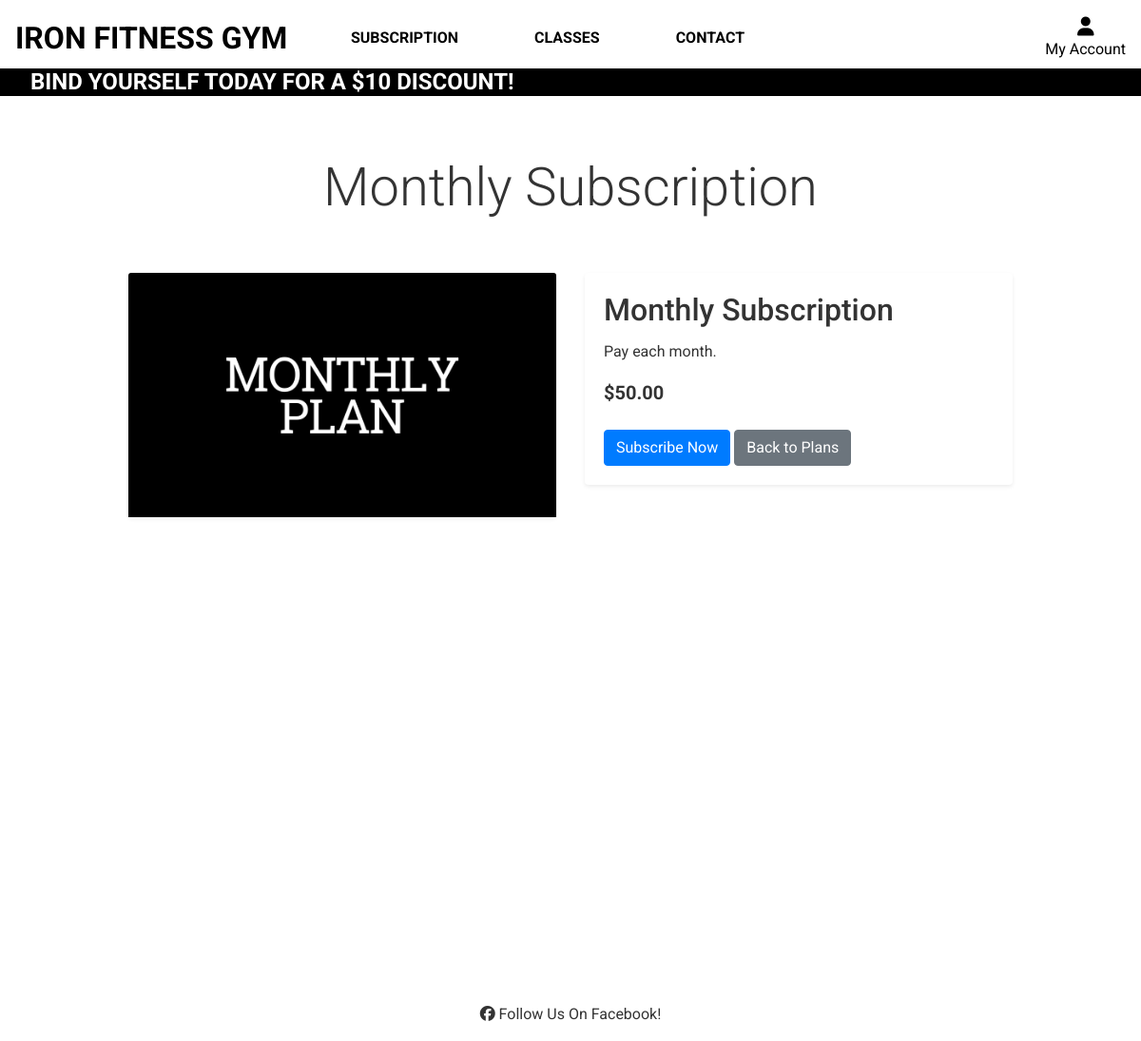
/subscription/subscription/1/ (signed in), run on the app's committed database.
### subscription/models.py (models this page shows, shortened)
class SubscriptionPlan(models.Model):
    name = models.CharField(max_length=255)
    description = models.TextField()
    price = models.DecimalField(max_digits=10, decimal_places=2)
    image = models.ImageField(upload_to="plans/")
    duration = models.CharField(max_length=100)  # e.g., 'Monthly', 'Yearly'
    benefit = models.CharField(
        max_length=255
    )  # e.g., 'Regular', 'Senior', '10-times card', '1-time card'
    binding_time = models.CharField(max_length=50, default="None")

### subscription/views.py (the view)
# urls.py: path("subscription/<int:id>/", views.plan_details, name="plan_details"),
@login_required
def plan_details(request, id):
    plan = get_object_or_404(SubscriptionPlan, id=id)
    try:
        user_profile = UserProfile.objects.get(user=request.user)
        has_active_subscription = user_profile.subscription_plan is not None
    except UserProfile.DoesNotExist:
        has_active_subscription = False
    context = {"plan": plan, "has_active_subscription": has_active_subscription}
    return render(request, "subscription/plan_details.html", context)

### subscription/templates/subscription/plan_details.html (shortened to what this page needs)
{% extends "base.html" %}
{% load static %}
{% block page_header %}
    <header class="container header-container">
        <div class="row">
            <div class="col text-center">
                <h1 class="display-4">{{ plan.name }}</h1>
            </div>
        </div>
    </header>
{% endblock %}
{% block content %}
    <div class="d-flex flex-column min-vh-100">
        <section class="container my-5">
            <div class="row">
                <div class="col-md-6">
                    <div class="card border-0 shadow-sm">
                        <img class="card-img-top img-fluid"
                             src="{{ plan.image.url }}"
                             alt="{{ plan.name }}"
                             loading="lazy">
                    </div>
                </div>
                <div class="col-md-6">
                    <div class="card border-0 shadow-sm">
                        <div class="card-body">
                            <h2 class="card-title">{{ plan.name }}</h2>
                            <p class="card-text">{{ plan.description }}</p>
                            <p class="lead font-weight-bold">${{ plan.price }}</p>
                            <div class="row mt-4">
                                <div class="col text-left">
                                    {% if not has_active_subscription %}
                                        <a href="{% url 'checkout' plan_id=plan.id %}" class="btn btn-primary">
                                            Subscribe Now
                                        </a>
                                    {% else %}
                                        <p class="text-success">You are already subscribed to a plan.</p>
                                    {% endif %}
                                    <a href="{% url 'plans' %}" class="btn btn-secondary">
                                        Back to Plans
                                    </a>
                                </div>
                            </div>
                        </div>
                    </div>
                </div>
            </div>
        </section>
    </div>
{% endblock %}

### static/css/base.css (style rules this page uses)
html { height: 100%; }
body { font-family: 'Roboto', sans-serif; height: calc(100vh - 184px); color: #333; font-family: Roboto; background-color: white; overflow-x: hidden; }
@media (min-width: 1200px) { .container { max-width: 80%; } }
@media (min-width: 992px) { .header-container { padding-top: 164px; } }

### data on the page
SubscriptionPlan: name "Monthly Subscription", image (picture), description "Pay each month.", price "50.00"
